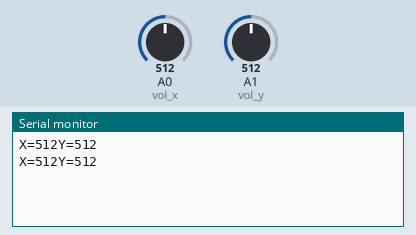
Simulated run of this sketch. Board: Arduino Uno, built with avr-gcc and run on an emulated ATmega328P. Parts: the last lines printed to the serial monitor. Inputs (shaded band) come from the test bench; at power-on: A0 (vol_x) = 512, A1 (vol_y) = 512.

Above: at 1.8 s.
1.9 s: A0 (vol_x) set to 716
At 2.6 s:
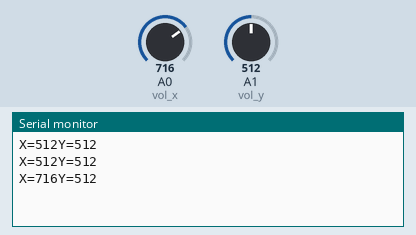
3.4 s: A1 (vol_y) set to 716
At 4.7 s:
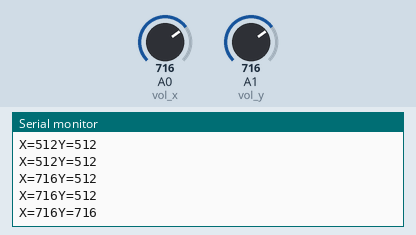
4.9 s: A0 (vol_x) set to 900
At 5.8 s:
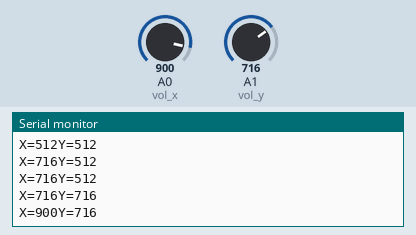
6.4 s: A1 (vol_y) set to 900
At 7.7 s:
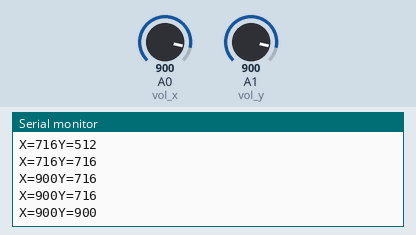
Timing chart, 0 to 8.9 s (numbered marks = the images above; inputs shaded):
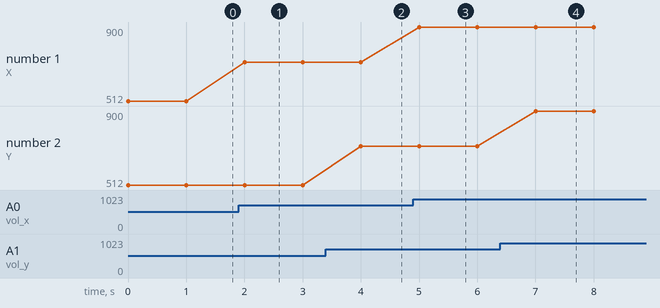

The sketch:

jostick.ino
```cpp
int vol_x = A0;
int vol_y = A1;
int xpos = 0;
int ypos = 0;
void setup() {
  pinMode(vol_x,INPUT);
  pinMode(vol_y,INPUT);
  Serial.begin(9600);


}

void loop() {
  xpos = analogRead(vol_x);
  ypos = analogRead(vol_y);

  Serial.print("X=");
  Serial.print(xpos);

  Serial.print("Y=");
  Serial.print(ypos);
  Serial.print("\n");

  delay(1000);
  }
```

Measured:
- after the input at 1.9 s, the serial monitor: prints a new line after 0.10 s (image 1)
- after the input at 3.4 s, the serial monitor: prints a new line after 0.60 s (image 2)
- after the input at 4.9 s, the serial monitor: prints a new line after 0.10 s (image 3)
- after the input at 6.4 s, the serial monitor: prints a new line after 0.60 s (image 4)
- plotted number 1: 512 → 716 after the input at 1.9 s, 716 → 900 after the input at 4.9 s
